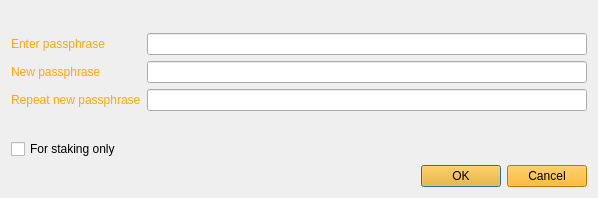
<?xml version="1.0" encoding="UTF-8"?>
<ui version="4.0">
 <class>AskPassphraseDialog</class>
 <widget class="QDialog" name="AskPassphraseDialog">
  <property name="geometry">
   <rect>
    <x>0</x>
    <y>0</y>
    <width>598</width>
    <height>198</height>
   </rect>
  </property>
  <property name="sizePolicy">
   <sizepolicy hsizetype="Preferred" vsizetype="Minimum">
    <horstretch>0</horstretch>
    <verstretch>0</verstretch>
   </sizepolicy>
  </property>
  <property name="minimumSize">
   <size>
    <width>550</width>
    <height>0</height>
   </size>
  </property>
  <property name="windowTitle">
   <string>Passphrase Dialog</string>
  </property>
  <property name="styleSheet">
   <string notr="true">background:url(:/images/backing);

font: 9pt &quot;Biting My Nails&quot;;
</string>
  </property>
  <layout class="QVBoxLayout" name="verticalLayout">
   <item>
    <widget class="QLabel" name="warningLabel">
     <property name="palette">
      <palette>
       <active>
        <colorrole role="WindowText">
         <brush brushstyle="SolidPattern">
          <color alpha="255">
           <red>255</red>
           <green>170</green>
           <blue>0</blue>
          </color>
         </brush>
        </colorrole>
        <colorrole role="Text">
         <brush brushstyle="SolidPattern">
          <color alpha="255">
           <red>255</red>
           <green>170</green>
           <blue>0</blue>
          </color>
         </brush>
        </colorrole>
        <colorrole role="BrightText">
         <brush brushstyle="SolidPattern">
          <color alpha="255">
           <red>255</red>
           <green>170</green>
           <blue>0</blue>
          </color>
         </brush>
        </colorrole>
        <colorrole role="ButtonText">
         <brush brushstyle="SolidPattern">
          <color alpha="255">
           <red>255</red>
           <green>170</green>
           <blue>0</blue>
          </color>
         </brush>
        </colorrole>
       </active>
       <inactive>
        <colorrole role="WindowText">
         <brush brushstyle="SolidPattern">
          <color alpha="255">
           <red>255</red>
           <green>170</green>
           <blue>0</blue>
          </color>
         </brush>
        </colorrole>
        <colorrole role="Text">
         <brush brushstyle="SolidPattern">
          <color alpha="255">
           <red>255</red>
           <green>170</green>
           <blue>0</blue>
          </color>
         </brush>
        </colorrole>
        <colorrole role="BrightText">
         <brush brushstyle="SolidPattern">
          <color alpha="255">
           <red>255</red>
           <green>170</green>
           <blue>0</blue>
          </color>
         </brush>
        </colorrole>
        <colorrole role="ButtonText">
         <brush brushstyle="SolidPattern">
          <color alpha="255">
           <red>255</red>
           <green>170</green>
           <blue>0</blue>
          </color>
         </brush>
        </colorrole>
       </inactive>
       <disabled>
        <colorrole role="WindowText">
         <brush brushstyle="SolidPattern">
          <color alpha="255">
           <red>159</red>
           <green>158</green>
           <blue>158</blue>
          </color>
         </brush>
        </colorrole>
        <colorrole role="Text">
         <brush brushstyle="SolidPattern">
          <color alpha="255">
           <red>159</red>
           <green>158</green>
           <blue>158</blue>
          </color>
         </brush>
        </colorrole>
        <colorrole role="BrightText">
         <brush brushstyle="SolidPattern">
          <color alpha="255">
           <red>255</red>
           <green>170</green>
           <blue>0</blue>
          </color>
         </brush>
        </colorrole>
        <colorrole role="ButtonText">
         <brush brushstyle="SolidPattern">
          <color alpha="255">
           <red>159</red>
           <green>158</green>
           <blue>158</blue>
          </color>
         </brush>
        </colorrole>
       </disabled>
      </palette>
     </property>
     <property name="textFormat">
      <enum>Qt::RichText</enum>
     </property>
     <property name="wordWrap">
      <bool>true</bool>
     </property>
    </widget>
   </item>
   <item>
    <layout class="QFormLayout" name="formLayout">
     <property name="fieldGrowthPolicy">
      <enum>QFormLayout::AllNonFixedFieldsGrow</enum>
     </property>
     <item row="0" column="0">
      <widget class="QLabel" name="passLabel1">
       <property name="palette">
        <palette>
         <active>
          <colorrole role="WindowText">
           <brush brushstyle="SolidPattern">
            <color alpha="255">
             <red>255</red>
             <green>170</green>
             <blue>0</blue>
            </color>
           </brush>
          </colorrole>
          <colorrole role="Text">
           <brush brushstyle="SolidPattern">
            <color alpha="255">
             <red>255</red>
             <green>170</green>
             <blue>0</blue>
            </color>
           </brush>
          </colorrole>
          <colorrole role="BrightText">
           <brush brushstyle="SolidPattern">
            <color alpha="255">
             <red>255</red>
             <green>170</green>
             <blue>0</blue>
            </color>
           </brush>
          </colorrole>
          <colorrole role="ButtonText">
           <brush brushstyle="SolidPattern">
            <color alpha="255">
             <red>255</red>
             <green>170</green>
             <blue>0</blue>
            </color>
           </brush>
          </colorrole>
         </active>
         <inactive>
          <colorrole role="WindowText">
           <brush brushstyle="SolidPattern">
            <color alpha="255">
             <red>255</red>
             <green>170</green>
             <blue>0</blue>
            </color>
           </brush>
          </colorrole>
          <colorrole role="Text">
           <brush brushstyle="SolidPattern">
            <color alpha="255">
             <red>255</red>
             <green>170</green>
             <blue>0</blue>
            </color>
           </brush>
          </colorrole>
          <colorrole role="BrightText">
           <brush brushstyle="SolidPattern">
            <color alpha="255">
             <red>255</red>
             <green>170</green>
             <blue>0</blue>
            </color>
           </brush>
          </colorrole>
          <colorrole role="ButtonText">
           <brush brushstyle="SolidPattern">
            <color alpha="255">
             <red>255</red>
             <green>170</green>
             <blue>0</blue>
            </color>
           </brush>
          </colorrole>
         </inactive>
         <disabled>
          <colorrole role="WindowText">
           <brush brushstyle="SolidPattern">
            <color alpha="255">
             <red>159</red>
             <green>158</green>
             <blue>158</blue>
            </color>
           </brush>
          </colorrole>
          <colorrole role="Text">
           <brush brushstyle="SolidPattern">
            <color alpha="255">
             <red>159</red>
             <green>158</green>
             <blue>158</blue>
            </color>
           </brush>
          </colorrole>
          <colorrole role="BrightText">
           <brush brushstyle="SolidPattern">
            <color alpha="255">
             <red>255</red>
             <green>170</green>
             <blue>0</blue>
            </color>
           </brush>
          </colorrole>
          <colorrole role="ButtonText">
           <brush brushstyle="SolidPattern">
            <color alpha="255">
             <red>159</red>
             <green>158</green>
             <blue>158</blue>
            </color>
           </brush>
          </colorrole>
         </disabled>
        </palette>
       </property>
       <property name="text">
        <string>Enter passphrase</string>
       </property>
      </widget>
     </item>
     <item row="0" column="1">
      <widget class="QLineEdit" name="passEdit1">
       <property name="palette">
        <palette>
         <active>
          <colorrole role="WindowText">
           <brush brushstyle="SolidPattern">
            <color alpha="255">
             <red>255</red>
             <green>170</green>
             <blue>0</blue>
            </color>
           </brush>
          </colorrole>
          <colorrole role="Text">
           <brush brushstyle="SolidPattern">
            <color alpha="255">
             <red>255</red>
             <green>170</green>
             <blue>0</blue>
            </color>
           </brush>
          </colorrole>
          <colorrole role="BrightText">
           <brush brushstyle="SolidPattern">
            <color alpha="255">
             <red>255</red>
             <green>170</green>
             <blue>0</blue>
            </color>
           </brush>
          </colorrole>
          <colorrole role="ButtonText">
           <brush brushstyle="SolidPattern">
            <color alpha="255">
             <red>255</red>
             <green>170</green>
             <blue>0</blue>
            </color>
           </brush>
          </colorrole>
         </active>
         <inactive>
          <colorrole role="WindowText">
           <brush brushstyle="SolidPattern">
            <color alpha="255">
             <red>255</red>
             <green>170</green>
             <blue>0</blue>
            </color>
           </brush>
          </colorrole>
          <colorrole role="Text">
           <brush brushstyle="SolidPattern">
            <color alpha="255">
             <red>255</red>
             <green>170</green>
             <blue>0</blue>
            </color>
           </brush>
          </colorrole>
          <colorrole role="BrightText">
           <brush brushstyle="SolidPattern">
            <color alpha="255">
             <red>255</red>
             <green>170</green>
             <blue>0</blue>
            </color>
           </brush>
          </colorrole>
          <colorrole role="ButtonText">
           <brush brushstyle="SolidPattern">
            <color alpha="255">
             <red>255</red>
             <green>170</green>
             <blue>0</blue>
            </color>
           </brush>
          </colorrole>
         </inactive>
         <disabled>
          <colorrole role="WindowText">
           <brush brushstyle="SolidPattern">
            <color alpha="255">
             <red>159</red>
             <green>158</green>
             <blue>158</blue>
            </color>
           </brush>
          </colorrole>
          <colorrole role="Text">
           <brush brushstyle="SolidPattern">
            <color alpha="255">
             <red>159</red>
             <green>158</green>
             <blue>158</blue>
            </color>
           </brush>
          </colorrole>
          <colorrole role="BrightText">
           <brush brushstyle="SolidPattern">
            <color alpha="255">
             <red>255</red>
             <green>170</green>
             <blue>0</blue>
            </color>
           </brush>
          </colorrole>
          <colorrole role="ButtonText">
           <brush brushstyle="SolidPattern">
            <color alpha="255">
             <red>159</red>
             <green>158</green>
             <blue>158</blue>
            </color>
           </brush>
          </colorrole>
         </disabled>
        </palette>
       </property>
       <property name="echoMode">
        <enum>QLineEdit::Password</enum>
       </property>
      </widget>
     </item>
     <item row="1" column="0">
      <widget class="QLabel" name="passLabel2">
       <property name="palette">
        <palette>
         <active>
          <colorrole role="WindowText">
           <brush brushstyle="SolidPattern">
            <color alpha="255">
             <red>255</red>
             <green>170</green>
             <blue>0</blue>
            </color>
           </brush>
          </colorrole>
          <colorrole role="Text">
           <brush brushstyle="SolidPattern">
            <color alpha="255">
             <red>255</red>
             <green>170</green>
             <blue>0</blue>
            </color>
           </brush>
          </colorrole>
          <colorrole role="BrightText">
           <brush brushstyle="SolidPattern">
            <color alpha="255">
             <red>255</red>
             <green>170</green>
             <blue>0</blue>
            </color>
           </brush>
          </colorrole>
          <colorrole role="ButtonText">
           <brush brushstyle="SolidPattern">
            <color alpha="255">
             <red>255</red>
             <green>170</green>
             <blue>0</blue>
            </color>
           </brush>
          </colorrole>
         </active>
         <inactive>
          <colorrole role="WindowText">
           <brush brushstyle="SolidPattern">
            <color alpha="255">
             <red>255</red>
             <green>170</green>
             <blue>0</blue>
            </color>
           </brush>
          </colorrole>
          <colorrole role="Text">
           <brush brushstyle="SolidPattern">
            <color alpha="255">
             <red>255</red>
             <green>170</green>
             <blue>0</blue>
            </color>
           </brush>
          </colorrole>
          <colorrole role="BrightText">
           <brush brushstyle="SolidPattern">
            <color alpha="255">
             <red>255</red>
             <green>170</green>
             <blue>0</blue>
            </color>
           </brush>
          </colorrole>
          <colorrole role="ButtonText">
           <brush brushstyle="SolidPattern">
            <color alpha="255">
             <red>255</red>
             <green>170</green>
             <blue>0</blue>
            </color>
           </brush>
          </colorrole>
         </inactive>
         <disabled>
          <colorrole role="WindowText">
           <brush brushstyle="SolidPattern">
            <color alpha="255">
             <red>159</red>
             <green>158</green>
             <blue>158</blue>
            </color>
           </brush>
          </colorrole>
          <colorrole role="Text">
           <brush brushstyle="SolidPattern">
            <color alpha="255">
             <red>159</red>
             <green>158</green>
             <blue>158</blue>
            </color>
           </brush>
          </colorrole>
          <colorrole role="BrightText">
           <brush brushstyle="SolidPattern">
            <color alpha="255">
             <red>255</red>
             <green>170</green>
             <blue>0</blue>
            </color>
           </brush>
          </colorrole>
          <colorrole role="ButtonText">
           <brush brushstyle="SolidPattern">
            <color alpha="255">
             <red>159</red>
             <green>158</green>
             <blue>158</blue>
            </color>
           </brush>
          </colorrole>
         </disabled>
        </palette>
       </property>
       <property name="text">
        <string>New passphrase</string>
       </property>
      </widget>
     </item>
     <item row="1" column="1">
      <widget class="QLineEdit" name="passEdit2">
       <property name="palette">
        <palette>
         <active>
          <colorrole role="WindowText">
           <brush brushstyle="SolidPattern">
            <color alpha="255">
             <red>255</red>
             <green>170</green>
             <blue>0</blue>
            </color>
           </brush>
          </colorrole>
          <colorrole role="Text">
           <brush brushstyle="SolidPattern">
            <color alpha="255">
             <red>255</red>
             <green>170</green>
             <blue>0</blue>
            </color>
           </brush>
          </colorrole>
          <colorrole role="BrightText">
           <brush brushstyle="SolidPattern">
            <color alpha="255">
             <red>255</red>
             <green>170</green>
             <blue>0</blue>
            </color>
           </brush>
          </colorrole>
          <colorrole role="ButtonText">
           <brush brushstyle="SolidPattern">
            <color alpha="255">
             <red>255</red>
             <green>170</green>
             <blue>0</blue>
            </color>
           </brush>
          </colorrole>
         </active>
         <inactive>
          <colorrole role="WindowText">
           <brush brushstyle="SolidPattern">
            <color alpha="255">
             <red>255</red>
             <green>170</green>
             <blue>0</blue>
            </color>
           </brush>
          </colorrole>
          <colorrole role="Text">
           <brush brushstyle="SolidPattern">
            <color alpha="255">
             <red>255</red>
             <green>170</green>
             <blue>0</blue>
            </color>
           </brush>
          </colorrole>
          <colorrole role="BrightText">
           <brush brushstyle="SolidPattern">
            <color alpha="255">
             <red>255</red>
             <green>170</green>
             <blue>0</blue>
            </color>
           </brush>
          </colorrole>
          <colorrole role="ButtonText">
           <brush brushstyle="SolidPattern">
            <color alpha="255">
             <red>255</red>
             <green>170</green>
             <blue>0</blue>
            </color>
           </brush>
          </colorrole>
         </inactive>
         <disabled>
          <colorrole role="WindowText">
           <brush brushstyle="SolidPattern">
            <color alpha="255">
             <red>159</red>
             <green>158</green>
             <blue>158</blue>
            </color>
           </brush>
          </colorrole>
          <colorrole role="Text">
           <brush brushstyle="SolidPattern">
            <color alpha="255">
             <red>159</red>
             <green>158</green>
             <blue>158</blue>
            </color>
           </brush>
          </colorrole>
          <colorrole role="BrightText">
           <brush brushstyle="SolidPattern">
            <color alpha="255">
             <red>255</red>
             <green>170</green>
             <blue>0</blue>
            </color>
           </brush>
          </colorrole>
          <colorrole role="ButtonText">
           <brush brushstyle="SolidPattern">
            <color alpha="255">
             <red>159</red>
             <green>158</green>
             <blue>158</blue>
            </color>
           </brush>
          </colorrole>
         </disabled>
        </palette>
       </property>
       <property name="echoMode">
        <enum>QLineEdit::Password</enum>
       </property>
      </widget>
     </item>
     <item row="2" column="0">
      <widget class="QLabel" name="passLabel3">
       <property name="palette">
        <palette>
         <active>
          <colorrole role="WindowText">
           <brush brushstyle="SolidPattern">
            <color alpha="255">
             <red>255</red>
             <green>170</green>
             <blue>0</blue>
            </color>
           </brush>
          </colorrole>
          <colorrole role="Text">
           <brush brushstyle="SolidPattern">
            <color alpha="255">
             <red>255</red>
             <green>170</green>
             <blue>0</blue>
            </color>
           </brush>
          </colorrole>
          <colorrole role="BrightText">
           <brush brushstyle="SolidPattern">
            <color alpha="255">
             <red>255</red>
             <green>170</green>
             <blue>0</blue>
            </color>
           </brush>
          </colorrole>
          <colorrole role="ButtonText">
           <brush brushstyle="SolidPattern">
            <color alpha="255">
             <red>255</red>
             <green>170</green>
             <blue>0</blue>
            </color>
           </brush>
          </colorrole>
         </active>
         <inactive>
          <colorrole role="WindowText">
           <brush brushstyle="SolidPattern">
            <color alpha="255">
             <red>255</red>
             <green>170</green>
             <blue>0</blue>
            </color>
           </brush>
          </colorrole>
          <colorrole role="Text">
           <brush brushstyle="SolidPattern">
            <color alpha="255">
             <red>255</red>
             <green>170</green>
             <blue>0</blue>
            </color>
           </brush>
          </colorrole>
          <colorrole role="BrightText">
           <brush brushstyle="SolidPattern">
            <color alpha="255">
             <red>255</red>
             <green>170</green>
             <blue>0</blue>
            </color>
           </brush>
          </colorrole>
          <colorrole role="ButtonText">
           <brush brushstyle="SolidPattern">
            <color alpha="255">
             <red>255</red>
             <green>170</green>
             <blue>0</blue>
            </color>
           </brush>
          </colorrole>
         </inactive>
         <disabled>
          <colorrole role="WindowText">
           <brush brushstyle="SolidPattern">
            <color alpha="255">
             <red>159</red>
             <green>158</green>
             <blue>158</blue>
            </color>
           </brush>
          </colorrole>
          <colorrole role="Text">
           <brush brushstyle="SolidPattern">
            <color alpha="255">
             <red>159</red>
             <green>158</green>
             <blue>158</blue>
            </color>
           </brush>
          </colorrole>
          <colorrole role="BrightText">
           <brush brushstyle="SolidPattern">
            <color alpha="255">
             <red>255</red>
             <green>170</green>
             <blue>0</blue>
            </color>
           </brush>
          </colorrole>
          <colorrole role="ButtonText">
           <brush brushstyle="SolidPattern">
            <color alpha="255">
             <red>159</red>
             <green>158</green>
             <blue>158</blue>
            </color>
           </brush>
          </colorrole>
         </disabled>
        </palette>
       </property>
       <property name="styleSheet">
        <string notr="true">QLabel
background:transparrent</string>
       </property>
       <property name="text">
        <string>Repeat new passphrase</string>
       </property>
      </widget>
     </item>
     <item row="2" column="1">
      <widget class="QLineEdit" name="passEdit3">
       <property name="palette">
        <palette>
         <active>
          <colorrole role="WindowText">
           <brush brushstyle="SolidPattern">
            <color alpha="255">
             <red>255</red>
             <green>170</green>
             <blue>0</blue>
            </color>
           </brush>
          </colorrole>
          <colorrole role="Text">
           <brush brushstyle="SolidPattern">
            <color alpha="255">
             <red>255</red>
             <green>170</green>
             <blue>0</blue>
            </color>
           </brush>
          </colorrole>
          <colorrole role="BrightText">
           <brush brushstyle="SolidPattern">
            <color alpha="255">
             <red>255</red>
             <green>170</green>
             <blue>0</blue>
            </color>
           </brush>
          </colorrole>
          <colorrole role="ButtonText">
           <brush brushstyle="SolidPattern">
            <color alpha="255">
             <red>255</red>
             <green>170</green>
             <blue>0</blue>
            </color>
           </brush>
          </colorrole>
         </active>
         <inactive>
          <colorrole role="WindowText">
           <brush brushstyle="SolidPattern">
            <color alpha="255">
             <red>255</red>
             <green>170</green>
             <blue>0</blue>
            </color>
           </brush>
          </colorrole>
          <colorrole role="Text">
           <brush brushstyle="SolidPattern">
            <color alpha="255">
             <red>255</red>
             <green>170</green>
             <blue>0</blue>
            </color>
           </brush>
          </colorrole>
          <colorrole role="BrightText">
           <brush brushstyle="SolidPattern">
            <color alpha="255">
             <red>255</red>
             <green>170</green>
             <blue>0</blue>
            </color>
           </brush>
          </colorrole>
          <colorrole role="ButtonText">
           <brush brushstyle="SolidPattern">
            <color alpha="255">
             <red>255</red>
             <green>170</green>
             <blue>0</blue>
            </color>
           </brush>
          </colorrole>
         </inactive>
         <disabled>
          <colorrole role="WindowText">
           <brush brushstyle="SolidPattern">
            <color alpha="255">
             <red>159</red>
             <green>158</green>
             <blue>158</blue>
            </color>
           </brush>
          </colorrole>
          <colorrole role="Text">
           <brush brushstyle="SolidPattern">
            <color alpha="255">
             <red>159</red>
             <green>158</green>
             <blue>158</blue>
            </color>
           </brush>
          </colorrole>
          <colorrole role="BrightText">
           <brush brushstyle="SolidPattern">
            <color alpha="255">
             <red>255</red>
             <green>170</green>
             <blue>0</blue>
            </color>
           </brush>
          </colorrole>
          <colorrole role="ButtonText">
           <brush brushstyle="SolidPattern">
            <color alpha="255">
             <red>159</red>
             <green>158</green>
             <blue>158</blue>
            </color>
           </brush>
          </colorrole>
         </disabled>
        </palette>
       </property>
       <property name="styleSheet">
        <string notr="true"/>
       </property>
       <property name="echoMode">
        <enum>QLineEdit::Password</enum>
       </property>
      </widget>
     </item>
     <item row="3" column="1">
      <widget class="QLabel" name="capsLabel">
       <property name="palette">
        <palette>
         <active>
          <colorrole role="WindowText">
           <brush brushstyle="SolidPattern">
            <color alpha="255">
             <red>255</red>
             <green>170</green>
             <blue>0</blue>
            </color>
           </brush>
          </colorrole>
          <colorrole role="Text">
           <brush brushstyle="SolidPattern">
            <color alpha="255">
             <red>255</red>
             <green>170</green>
             <blue>0</blue>
            </color>
           </brush>
          </colorrole>
          <colorrole role="BrightText">
           <brush brushstyle="SolidPattern">
            <color alpha="255">
             <red>255</red>
             <green>170</green>
             <blue>0</blue>
            </color>
           </brush>
          </colorrole>
          <colorrole role="ButtonText">
           <brush brushstyle="SolidPattern">
            <color alpha="255">
             <red>255</red>
             <green>170</green>
             <blue>0</blue>
            </color>
           </brush>
          </colorrole>
         </active>
         <inactive>
          <colorrole role="WindowText">
           <brush brushstyle="SolidPattern">
            <color alpha="255">
             <red>255</red>
             <green>170</green>
             <blue>0</blue>
            </color>
           </brush>
          </colorrole>
          <colorrole role="Text">
           <brush brushstyle="SolidPattern">
            <color alpha="255">
             <red>255</red>
             <green>170</green>
             <blue>0</blue>
            </color>
           </brush>
          </colorrole>
          <colorrole role="BrightText">
           <brush brushstyle="SolidPattern">
            <color alpha="255">
             <red>255</red>
             <green>170</green>
             <blue>0</blue>
            </color>
           </brush>
          </colorrole>
          <colorrole role="ButtonText">
           <brush brushstyle="SolidPattern">
            <color alpha="255">
             <red>255</red>
             <green>170</green>
             <blue>0</blue>
            </color>
           </brush>
          </colorrole>
         </inactive>
         <disabled>
          <colorrole role="WindowText">
           <brush brushstyle="SolidPattern">
            <color alpha="255">
             <red>159</red>
             <green>158</green>
             <blue>158</blue>
            </color>
           </brush>
          </colorrole>
          <colorrole role="Text">
           <brush brushstyle="SolidPattern">
            <color alpha="255">
             <red>159</red>
             <green>158</green>
             <blue>158</blue>
            </color>
           </brush>
          </colorrole>
          <colorrole role="BrightText">
           <brush brushstyle="SolidPattern">
            <color alpha="255">
             <red>255</red>
             <green>170</green>
             <blue>0</blue>
            </color>
           </brush>
          </colorrole>
          <colorrole role="ButtonText">
           <brush brushstyle="SolidPattern">
            <color alpha="255">
             <red>159</red>
             <green>158</green>
             <blue>158</blue>
            </color>
           </brush>
          </colorrole>
         </disabled>
        </palette>
       </property>
       <property name="font">
        <font>
         <family>Biting My Nails</family>
         <pointsize>9</pointsize>
         <weight>50</weight>
         <italic>false</italic>
         <bold>false</bold>
        </font>
       </property>
       <property name="text">
        <string/>
       </property>
       <property name="alignment">
        <set>Qt::AlignCenter</set>
       </property>
      </widget>
     </item>
     <item row="4" column="0">
      <widget class="QCheckBox" name="mintingCheckBox">
       <property name="enabled">
        <bool>true</bool>
       </property>
       <property name="visible">
        <bool>false</bool>
       </property>
       <property name="toolTip">
        <string>Serves to disable trivial use of sendmoney when the OS account is compromised. Provides no real security.</string>
       </property>
       <property name="text">
        <string>For staking only</string>
       </property>
      </widget>
     </item>
    </layout>
   </item>
   <item>
    <widget class="QDialogButtonBox" name="buttonBox">
     <property name="palette">
      <palette>
       <active>
        <colorrole role="WindowText">
         <brush brushstyle="SolidPattern">
          <color alpha="255">
           <red>255</red>
           <green>170</green>
           <blue>0</blue>
          </color>
         </brush>
        </colorrole>
        <colorrole role="Button">
         <brush brushstyle="SolidPattern">
          <color alpha="255">
           <red>255</red>
           <green>170</green>
           <blue>0</blue>
          </color>
         </brush>
        </colorrole>
        <colorrole role="Text">
         <brush brushstyle="SolidPattern">
          <color alpha="255">
           <red>255</red>
           <green>170</green>
           <blue>0</blue>
          </color>
         </brush>
        </colorrole>
        <colorrole role="BrightText">
         <brush brushstyle="SolidPattern">
          <color alpha="255">
           <red>255</red>
           <green>170</green>
           <blue>0</blue>
          </color>
         </brush>
        </colorrole>
        <colorrole role="ButtonText">
         <brush brushstyle="SolidPattern">
          <color alpha="255">
           <red>255</red>
           <green>170</green>
           <blue>0</blue>
          </color>
         </brush>
        </colorrole>
        <colorrole role="Base">
         <brush brushstyle="SolidPattern">
          <color alpha="255">
           <red>255</red>
           <green>170</green>
           <blue>0</blue>
          </color>
         </brush>
        </colorrole>
        <colorrole role="Window">
         <brush brushstyle="SolidPattern">
          <color alpha="255">
           <red>255</red>
           <green>170</green>
           <blue>0</blue>
          </color>
         </brush>
        </colorrole>
       </active>
       <inactive>
        <colorrole role="WindowText">
         <brush brushstyle="SolidPattern">
          <color alpha="255">
           <red>255</red>
           <green>170</green>
           <blue>0</blue>
          </color>
         </brush>
        </colorrole>
        <colorrole role="Button">
         <brush brushstyle="SolidPattern">
          <color alpha="255">
           <red>255</red>
           <green>170</green>
           <blue>0</blue>
          </color>
         </brush>
        </colorrole>
        <colorrole role="Text">
         <brush brushstyle="SolidPattern">
          <color alpha="255">
           <red>255</red>
           <green>170</green>
           <blue>0</blue>
          </color>
         </brush>
        </colorrole>
        <colorrole role="BrightText">
         <brush brushstyle="SolidPattern">
          <color alpha="255">
           <red>255</red>
           <green>170</green>
           <blue>0</blue>
          </color>
         </brush>
        </colorrole>
        <colorrole role="ButtonText">
         <brush brushstyle="SolidPattern">
          <color alpha="255">
           <red>255</red>
           <green>170</green>
           <blue>0</blue>
          </color>
         </brush>
        </colorrole>
        <colorrole role="Base">
         <brush brushstyle="SolidPattern">
          <color alpha="255">
           <red>255</red>
           <green>170</green>
           <blue>0</blue>
          </color>
         </brush>
        </colorrole>
        <colorrole role="Window">
         <brush brushstyle="SolidPattern">
          <color alpha="255">
           <red>255</red>
           <green>170</green>
           <blue>0</blue>
          </color>
         </brush>
        </colorrole>
       </inactive>
       <disabled>
        <colorrole role="WindowText">
         <brush brushstyle="SolidPattern">
          <color alpha="255">
           <red>159</red>
           <green>158</green>
           <blue>158</blue>
          </color>
         </brush>
        </colorrole>
        <colorrole role="Button">
         <brush brushstyle="SolidPattern">
          <color alpha="255">
           <red>255</red>
           <green>170</green>
           <blue>0</blue>
          </color>
         </brush>
        </colorrole>
        <colorrole role="Text">
         <brush brushstyle="SolidPattern">
          <color alpha="255">
           <red>159</red>
           <green>158</green>
           <blue>158</blue>
          </color>
         </brush>
        </colorrole>
        <colorrole role="BrightText">
         <brush brushstyle="SolidPattern">
          <color alpha="255">
           <red>255</red>
           <green>170</green>
           <blue>0</blue>
          </color>
         </brush>
        </colorrole>
        <colorrole role="ButtonText">
         <brush brushstyle="SolidPattern">
          <color alpha="255">
           <red>159</red>
           <green>158</green>
           <blue>158</blue>
          </color>
         </brush>
        </colorrole>
        <colorrole role="Base">
         <brush brushstyle="SolidPattern">
          <color alpha="255">
           <red>255</red>
           <green>170</green>
           <blue>0</blue>
          </color>
         </brush>
        </colorrole>
        <colorrole role="Window">
         <brush brushstyle="SolidPattern">
          <color alpha="255">
           <red>255</red>
           <green>170</green>
           <blue>0</blue>
          </color>
         </brush>
        </colorrole>
       </disabled>
      </palette>
     </property>
     <property name="styleSheet">
      <string notr="true">background:rgb(255, 170, 0)</string>
     </property>
     <property name="orientation">
      <enum>Qt::Horizontal</enum>
     </property>
     <property name="standardButtons">
      <set>QDialogButtonBox::Cancel|QDialogButtonBox::Ok</set>
     </property>
    </widget>
   </item>
  </layout>
 </widget>
 <resources/>
 <connections>
  <connection>
   <sender>buttonBox</sender>
   <signal>accepted()</signal>
   <receiver>AskPassphraseDialog</receiver>
   <slot>accept()</slot>
   <hints>
    <hint type="sourcelabel">
     <x>248</x>
     <y>254</y>
    </hint>
    <hint type="destinationlabel">
     <x>157</x>
     <y>274</y>
    </hint>
   </hints>
  </connection>
  <connection>
   <sender>buttonBox</sender>
   <signal>rejected()</signal>
   <receiver>AskPassphraseDialog</receiver>
   <slot>reject()</slot>
   <hints>
    <hint type="sourcelabel">
     <x>316</x>
     <y>260</y>
    </hint>
    <hint type="destinationlabel">
     <x>286</x>
     <y>274</y>
    </hint>
   </hints>
  </connection>
 </connections>
</ui>
